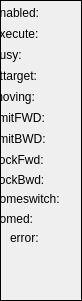
  <widget class="caFrame" name="StatusFrame">
   <property name="geometry">
    <rect>
     <x>232</x>
     <y>5</y>
     <width>82</width>
     <height>301</height>
    </rect>
   </property>
   <property name="minimumSize">
    <size>
     <width>0</width>
     <height>20</height>
    </size>
   </property>
   <property name="frameShape">
    <enum>QFrame::Box</enum>
   </property>
   <widget class="caLabel" name="calabel_65">
    <property name="geometry">
     <rect>
      <x>-7</x>
      <y>130</y>
      <width>69</width>
      <height>18</height>
     </rect>
    </property>
    <property name="minimumSize">
     <size>
      <width>69</width>
      <height>18</height>
     </size>
    </property>
    <property name="text">
     <string>limitBWD:</string>
    </property>
   </widget>
   <widget class="caLabel" name="calabel_56">
    <property name="geometry">
     <rect>
      <x>-7</x>
      <y>25</y>
      <width>69</width>
      <height>18</height>
     </rect>
    </property>
    <property name="minimumSize">
     <size>
      <width>69</width>
      <height>18</height>
     </size>
    </property>
    <property name="text">
     <string>execute:</string>
    </property>
   </widget>
   <widget class="caLabel" name="calabel_52">
    <property name="geometry">
     <rect>
      <x>-7</x>
      <y>4</y>
      <width>69</width>
      <height>18</height>
     </rect>
    </property>
    <property name="minimumSize">
     <size>
      <width>69</width>
      <height>18</height>
     </size>
    </property>
    <property name="text">
     <string>enabled:</string>
    </property>
   </widget>
   <widget class="caLed" name="caled_25">
    <property name="geometry">
     <rect>
      <x>65</x>
      <y>46</y>
      <width>14</width>
      <height>18</height>
     </rect>
    </property>
    <property name="rectangular">
     <bool>true</bool>
    </property>
    <property name="gradientEnabled">
     <bool>false</bool>
    </property>
    <property name="ledWidth">
     <number>12</number>
    </property>
    <property name="ledHeight">
     <number>12</number>
    </property>
    <property name="channel" stdset="0">
     <string notr="true">$(DEV):$(Axis)-Busy</string>
    </property>
    <property name="falseColor">
     <color>
      <red>0</red>
      <green>85</green>
      <blue>0</blue>
     </color>
    </property>
    <property name="trueColor">
     <color>
      <red>170</red>
      <green>0</green>
      <blue>0</blue>
     </color>
    </property>
   </widget>
   <widget class="caLed" name="caled_30">
    <property name="geometry">
     <rect>
      <x>65</x>
      <y>190</y>
      <width>14</width>
      <height>18</height>
     </rect>
    </property>
    <property name="rectangular">
     <bool>true</bool>
    </property>
    <property name="gradientEnabled">
     <bool>false</bool>
    </property>
    <property name="ledWidth">
     <number>12</number>
    </property>
    <property name="ledHeight">
     <number>12</number>
    </property>
    <property name="channel" stdset="0">
     <string notr="true">$(DEV):$(Axis)-HomeSwitch</string>
    </property>
    <property name="falseColor">
     <color>
      <red>0</red>
      <green>0</green>
      <blue>127</blue>
     </color>
    </property>
    <property name="trueColor">
     <color>
      <red>0</red>
      <green>85</green>
      <blue>0</blue>
     </color>
    </property>
   </widget>
   <widget class="caLed" name="caled_33">
    <property name="geometry">
     <rect>
      <x>65</x>
      <y>88</y>
      <width>14</width>
      <height>18</height>
     </rect>
    </property>
    <property name="rectangular">
     <bool>true</bool>
    </property>
    <property name="gradientEnabled">
     <bool>false</bool>
    </property>
    <property name="ledWidth">
     <number>12</number>
    </property>
    <property name="ledHeight">
     <number>12</number>
    </property>
    <property name="channel" stdset="0">
     <string notr="true">$(DEV):$(Axis)-Moving</string>
    </property>
    <property name="falseColor">
     <color>
      <red>160</red>
      <green>160</green>
      <blue>160</blue>
     </color>
    </property>
    <property name="trueColor">
     <color>
      <red>0</red>
      <green>0</green>
      <blue>127</blue>
     </color>
    </property>
   </widget>
   <widget class="caLed" name="caled_27">
    <property name="geometry">
     <rect>
      <x>65</x>
      <y>130</y>
      <width>14</width>
      <height>18</height>
     </rect>
    </property>
    <property name="rectangular">
     <bool>true</bool>
    </property>
    <property name="gradientEnabled">
     <bool>false</bool>
    </property>
    <property name="ledWidth">
     <number>12</number>
    </property>
    <property name="ledHeight">
     <number>12</number>
    </property>
    <property name="channel" stdset="0">
     <string notr="true">$(DEV):$(Axis)-LimBwd</string>
    </property>
    <property name="falseColor">
     <color>
      <red>255</red>
      <green>85</green>
      <blue>0</blue>
     </color>
    </property>
    <property name="trueColor">
     <color>
      <red>0</red>
      <green>85</green>
      <blue>0</blue>
     </color>
    </property>
   </widget>
   <widget class="caLabel" name="calabel_66">
    <property name="geometry">
     <rect>
      <x>-7</x>
      <y>190</y>
      <width>69</width>
      <height>18</height>
     </rect>
    </property>
    <property name="minimumSize">
     <size>
      <width>69</width>
      <height>18</height>
     </size>
    </property>
    <property name="text">
     <string>homeswitch:</string>
    </property>
   </widget>
   <widget class="caLabel" name="calabel_53">
    <property name="geometry">
     <rect>
      <x>-7</x>
      <y>88</y>
      <width>69</width>
      <height>18</height>
     </rect>
    </property>
    <property name="minimumSize">
     <size>
      <width>69</width>
      <height>18</height>
     </size>
    </property>
    <property name="text">
     <string>moving:</string>
    </property>
   </widget>
   <widget class="caLed" name="caled_29">
    <property name="geometry">
     <rect>
      <x>65</x>
      <y>67</y>
      <width>14</width>
      <height>18</height>
     </rect>
    </property>
    <property name="rectangular">
     <bool>true</bool>
    </property>
    <property name="gradientEnabled">
     <bool>false</bool>
    </property>
    <property name="ledWidth">
     <number>12</number>
    </property>
    <property name="ledHeight">
     <number>12</number>
    </property>
    <property name="channel" stdset="0">
     <string notr="true">$(DEV):$(Axis)-AtTarget</string>
    </property>
    <property name="falseColor">
     <color>
      <red>160</red>
      <green>160</green>
      <blue>160</blue>
     </color>
    </property>
    <property name="trueColor">
     <color>
      <red>0</red>
      <green>85</green>
      <blue>0</blue>
     </color>
    </property>
   </widget>
   <widget class="caLed" name="caled_24">
    <property name="geometry">
     <rect>
      <x>65</x>
      <y>25</y>
      <width>14</width>
      <height>18</height>
     </rect>
    </property>
    <property name="rectangular">
     <bool>true</bool>
    </property>
    <property name="gradientEnabled">
     <bool>false</bool>
    </property>
    <property name="ledWidth">
     <number>12</number>
    </property>
    <property name="ledHeight">
     <number>12</number>
    </property>
    <property name="channel" stdset="0">
     <string notr="true">$(DEV):$(Axis)-ExeCmd-RB</string>
    </property>
    <property name="falseColor">
     <color>
      <red>160</red>
      <green>160</green>
      <blue>160</blue>
     </color>
    </property>
    <property name="trueColor">
     <color>
      <red>0</red>
      <green>0</green>
      <blue>127</blue>
     </color>
    </property>
   </widget>
   <widget class="caLabel" name="calabel_51">
    <property name="geometry">
     <rect>
      <x>-7</x>
      <y>67</y>
      <width>69</width>
      <height>18</height>
     </rect>
    </property>
    <property name="minimumSize">
     <size>
      <width>69</width>
      <height>18</height>
     </size>
    </property>
    <property name="text">
     <string>attarget:</string>
    </property>
   </widget>
   <widget class="caLabel" name="calabel_55">
    <property name="geometry">
     <rect>
      <x>-7</x>
      <y>46</y>
      <width>69</width>
      <height>18</height>
     </rect>
    </property>
    <property name="minimumSize">
     <size>
      <width>69</width>
      <height>18</height>
     </size>
    </property>
    <property name="text">
     <string>busy:</string>
    </property>
   </widget>
   <widget class="caLed" name="caled_32">
    <property name="geometry">
     <rect>
      <x>65</x>
      <y>109</y>
      <width>14</width>
      <height>18</height>
     </rect>
    </property>
    <property name="rectangular">
     <bool>true</bool>
    </property>
    <property name="gradientEnabled">
     <bool>false</bool>
    </property>
    <property name="ledWidth">
     <number>12</number>
    </property>
    <property name="ledHeight">
     <number>12</number>
    </property>
    <property name="channel" stdset="0">
     <string notr="true">$(DEV):$(Axis)-LimFwd</string>
    </property>
    <property name="falseColor">
     <color>
      <red>255</red>
      <green>85</green>
      <blue>0</blue>
     </color>
    </property>
    <property name="trueColor">
     <color>
      <red>0</red>
      <green>85</green>
      <blue>0</blue>
     </color>
    </property>
   </widget>
   <widget class="caLed" name="caled_31">
    <property name="geometry">
     <rect>
      <x>65</x>
      <y>210</y>
      <width>14</width>
      <height>18</height>
     </rect>
    </property>
    <property name="rectangular">
     <bool>true</bool>
    </property>
    <property name="gradientEnabled">
     <bool>false</bool>
    </property>
    <property name="ledWidth">
     <number>12</number>
    </property>
    <property name="ledHeight">
     <number>12</number>
    </property>
    <property name="channel" stdset="0">
     <string notr="true">$(DEV):$(Axis)-Homed</string>
    </property>
    <property name="falseColor">
     <color>
      <red>160</red>
      <green>160</green>
      <blue>160</blue>
     </color>
    </property>
    <property name="trueColor">
     <color>
      <red>0</red>
      <green>85</green>
      <blue>0</blue>
     </color>
    </property>
   </widget>
   <widget class="caLabel" name="calabel_54">
    <property name="geometry">
     <rect>
      <x>-7</x>
      <y>210</y>
      <width>69</width>
      <height>18</height>
     </rect>
    </property>
    <property name="minimumSize">
     <size>
      <width>69</width>
      <height>18</height>
     </size>
    </property>
    <property name="text">
     <string>homed:</string>
    </property>
   </widget>
   <widget class="caLabel" name="calabel_49">
    <property name="geometry">
     <rect>
      <x>-7</x>
      <y>109</y>
      <width>69</width>
      <height>18</height>
     </rect>
    </property>
    <property name="minimumSize">
     <size>
      <width>69</width>
      <height>18</height>
     </size>
    </property>
    <property name="text">
     <string>limitFWD:</string>
    </property>
   </widget>
   <widget class="caLed" name="caled_26">
    <property name="geometry">
     <rect>
      <x>65</x>
      <y>4</y>
      <width>14</width>
      <height>18</height>
     </rect>
    </property>
    <property name="rectangular">
     <bool>true</bool>
    </property>
    <property name="gradientEnabled">
     <bool>false</bool>
    </property>
    <property name="ledWidth">
     <number>12</number>
    </property>
    <property name="ledHeight">
     <number>12</number>
    </property>
    <property name="channel" stdset="0">
     <string notr="true">$(DEV):$(Axis)-EnaAct</string>
    </property>
    <property name="falseColor">
     <color>
      <red>160</red>
      <green>160</green>
      <blue>160</blue>
     </color>
    </property>
    <property name="trueColor">
     <color>
      <red>0</red>
      <green>85</green>
      <blue>0</blue>
     </color>
    </property>
   </widget>
   <widget class="caLabel" name="calabel_68">
    <property name="geometry">
     <rect>
      <x>-7</x>
      <y>150</y>
      <width>69</width>
      <height>20</height>
     </rect>
    </property>
    <property name="minimumSize">
     <size>
      <width>69</width>
      <height>18</height>
     </size>
    </property>
    <property name="text">
     <string>IlockFwd:</string>
    </property>
   </widget>
   <widget class="caLed" name="caled_35">
    <property name="geometry">
     <rect>
      <x>65</x>
      <y>150</y>
      <width>14</width>
      <height>18</height>
     </rect>
    </property>
    <property name="rectangular">
     <bool>true</bool>
    </property>
    <property name="gradientEnabled">
     <bool>false</bool>
    </property>
    <property name="ledWidth">
     <number>12</number>
    </property>
    <property name="ledHeight">
     <number>12</number>
    </property>
    <property name="channel" stdset="0">
     <string notr="true">$(DEV):$(Axis)-SumIlockFwd</string>
    </property>
    <property name="falseColor">
     <color>
      <red>0</red>
      <green>85</green>
      <blue>0</blue>
     </color>
    </property>
    <property name="trueColor">
     <color>
      <red>255</red>
      <green>0</green>
      <blue>0</blue>
     </color>
    </property>
    <property name="undefinedColor">
     <color>
      <red>255</red>
      <green>0</green>
      <blue>0</blue>
     </color>
    </property>
   </widget>
   <widget class="caLabel" name="calabel_69">
    <property name="geometry">
     <rect>
      <x>-7</x>
      <y>170</y>
      <width>69</width>
      <height>20</height>
     </rect>
    </property>
    <property name="minimumSize">
     <size>
      <width>69</width>
      <height>18</height>
     </size>
    </property>
    <property name="text">
     <string>IlockBwd:</string>
    </property>
   </widget>
   <widget class="caLed" name="caled_36">
    <property name="geometry">
     <rect>
      <x>65</x>
      <y>170</y>
      <width>14</width>
      <height>18</height>
     </rect>
    </property>
    <property name="rectangular">
     <bool>true</bool>
    </property>
    <property name="gradientEnabled">
     <bool>false</bool>
    </property>
    <property name="ledWidth">
     <number>12</number>
    </property>
    <property name="ledHeight">
     <number>12</number>
    </property>
    <property name="channel" stdset="0">
     <string notr="true">$(DEV):$(Axis)-SumIlockBwd</string>
    </property>
    <property name="falseColor">
     <color>
      <red>0</red>
      <green>85</green>
      <blue>0</blue>
     </color>
    </property>
    <property name="trueColor">
     <color>
      <red>255</red>
      <green>0</green>
      <blue>0</blue>
     </color>
    </property>
    <property name="undefinedColor">
     <color>
      <red>255</red>
      <green>0</green>
      <blue>0</blue>
     </color>
    </property>
   </widget>
   <widget class="caLed" name="caled_15">
    <property name="geometry">
     <rect>
      <x>65</x>
      <y>230</y>
      <width>16</width>
      <height>16</height>
     </rect>
    </property>
    <property name="rectangular">
     <bool>true</bool>
    </property>
    <property name="gradientEnabled">
     <bool>false</bool>
    </property>
    <property name="ledWidth">
     <number>12</number>
    </property>
    <property name="ledHeight">
     <number>12</number>
    </property>
    <property name="channel" stdset="0">
     <string notr="true">$(DEV):$(Axis)-ErrId</string>
    </property>
    <property name="falseColor">
     <color>
      <red>0</red>
      <green>85</green>
      <blue>0</blue>
     </color>
    </property>
    <property name="trueColor">
     <color>
      <red>0</red>
      <green>0</green>
      <blue>0</blue>
     </color>
    </property>
    <property name="undefinedColor">
     <color>
      <red>255</red>
      <green>0</green>
      <blue>0</blue>
     </color>
    </property>
    <property name="trueValue">
     <string notr="true"/>
    </property>
    <property name="falseValue">
     <string notr="true">0</string>
    </property>
   </widget>
   <widget class="caLabel" name="calabel_21">
    <property name="geometry">
     <rect>
      <x>10</x>
      <y>228</y>
      <width>51</width>
      <height>20</height>
     </rect>
    </property>
    <property name="maximumSize">
     <size>
      <width>16777215</width>
      <height>22</height>
     </size>
    </property>
    <property name="text">
     <string>error:</string>
    </property>
   </widget>
  </widget>
